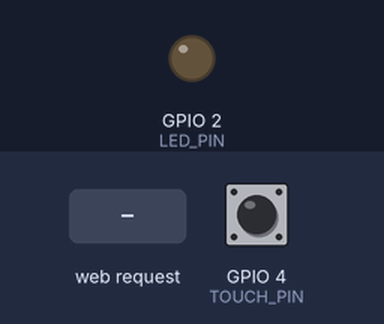
Recording of a sketch running on a simulated ESP32. Parts: output pins drawn as LEDs (lit = HIGH). Dashed ring = blinking. The inputs (shaded band) are chosen by the test bench; at power-on: GPIO 4 (TOUCH_PIN) HIGH. What the sketch prints to the serial monitor is not drawn.

Above: at 1.2 s.
1.3 s: HTTP request GET /arm received
At 1.55 s:
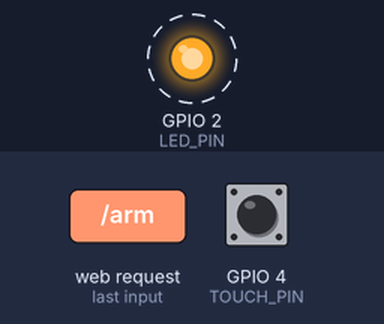
4.8 s: HTTP request GET /disarm received
At 5.9 s:
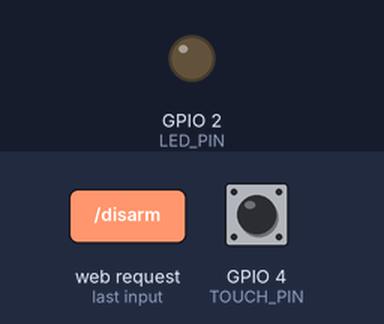
Timing chart, 0 to 7.8 s (numbered marks = the images above; inputs shaded):
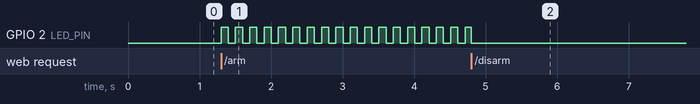

The sketch:

hmwk-alarm.ino
```cpp
#include <WiFi.h>
#include <WebServer.h>

// ========== AP 热点配置 ==========
const char* ap_ssid = "ESP32-LAB210";
const char* ap_pass = "12345678";

// ========== 引脚与PWM配置 ==========
#define TOUCH_PIN 4
#define LED_PIN 2
const int pwmFreq = 5000;
const int pwmResolution = 8;

// ========== 系统状态定义 ==========
const int STATE_DISARMED = 0;   // 撤防
const int STATE_ARMED = 1;      // 布防
const int STATE_ALARMING = 2;   // 报警中
volatile int systemState = STATE_DISARMED;

// ========== 触摸检测变量（边缘检测 + 软件防抖） ==========
bool lastTouchState = false;
unsigned long lastDebounceTime = 0;
const unsigned long debounceDelay = 200;  // 防抖延时 200ms
const int touchThreshold = 200;            // 触摸阈值（根据串口打印值调整）

// ========== 报警闪烁变量（非阻塞式） ==========
unsigned long lastAlarmToggle = 0;
const int alarmInterval = 100;  // 100ms切换一次，每秒10次狂闪
bool alarmLedState = false;

// ========== Web服务器 ==========
WebServer server(80);

// 获取状态文本
String getStateText(int state) {
  switch (state) {
    case STATE_DISARMED: return "撤防中 (Disarmed)";
    case STATE_ARMED: return "布防中 (Armed)";
    case STATE_ALARMING: return "报警中 (ALARM!)";
    default: return "未知";
  }
}

// ========== 返回主页面（布防/撤防按钮 + 状态显示） ==========
void handleRoot() {
  String html = R"rawliteral(
<!DOCTYPE html>
<html lang="zh-CN">
<head>
  <meta charset="UTF-8">
  <meta name="viewport" content="width=device-width, initial-scale=1.0">
  <title>ESP32 物联网安防报警器</title>
  <style>
    body {
      font-family: Arial, sans-serif;
      text-align: center;
      margin: 0;
      padding: 40px 20px;
      background: #f5f5f5;
      transition: background 0.3s;
    }
    .container {
      max-width: 400px;
      margin: 0 auto;
      background: white;
      padding: 30px;
      border-radius: 16px;
      box-shadow: 0 4px 12px rgba(0,0,0,0.1);
    }
    h1 { color: #333; margin-bottom: 10px; }
    .subtitle { color: #666; font-size: 14px; margin-bottom: 30px; }
    #statusBox {
      font-size: 20px;
      font-weight: bold;
      padding: 15px;
      border-radius: 8px;
      margin-bottom: 30px;
      background: #e0e0e0;
      color: #555;
      transition: all 0.3s;
    }
    .status-armed { background: #c8e6c9 !important; color: #2e7d32 !important; }
    .status-alarm { background: #ffcdd2 !important; color: #c62828 !important; animation: pulse 0.5s infinite alternate; }
    @keyframes pulse { from { opacity: 1; } to { opacity: 0.7; } }
    .btn {
      display: block;
      width: 100%;
      padding: 18px;
      margin: 12px 0;
      font-size: 18px;
      font-weight: bold;
      border: none;
      border-radius: 10px;
      cursor: pointer;
      transition: transform 0.1s, opacity 0.2s;
    }
    .btn:active { transform: scale(0.98); }
    .btn-arm { background: #4CAF50; color: white; }
    .btn-arm:hover { background: #45a049; }
    .btn-disarm { background: #f44336; color: white; }
    .btn-disarm:hover { background: #da190b; }
    #alarmBox {
      display: none;
      margin-top: 20px;
      font-size: 48px;
      animation: shake 0.3s infinite;
    }
    @keyframes shake { 0% { transform: translate(0,0); } 25% { transform: translate(-5px,0); } 50% { transform: translate(5px,0); } 75% { transform: translate(-5px,0); } 100% { transform: translate(0,0); } }
    .info { margin-top: 20px; font-size: 12px; color: #999; }
  </style>
</head>
<body>
  <div class="container">
    <h1>🏠 安防主机</h1>
    <div class="subtitle">ESP32 物联网安防报警器</div>

    <div id="statusBox">加载中...</div>

    <button class="btn btn-arm" onclick="arm()">🔒 布防 (Arm)</button>
    <button class="btn btn-disarm" onclick="disarm()">🔓 撤防 (Disarm)</button>

    <div id="alarmBox">🚨 入侵报警！</div>

    <div class="info">触摸引脚: GPIO4 | LED: GPIO2</div>
  </div>

  <script>
    function updateUI(data) {
      const box = document.getElementById('statusBox');
      const alarm = document.getElementById('alarmBox');
      const body = document.body;

      box.innerText = '当前状态: ' + data.text;
      box.className = '';

      if (data.state == 0) {
        body.style.background = '#f5f5f5';
        alarm.style.display = 'none';
      } else if (data.state == 1) {
        box.classList.add('status-armed');
        body.style.background = '#e8f5e9';
        alarm.style.display = 'none';
      } else if (data.state == 2) {
        box.classList.add('status-alarm');
        body.style.background = '#ffebee';
        alarm.style.display = 'block';
      }
    }

    function arm() {
      fetch('/arm').then(r => r.text()).then(() => updateStatus());
    }

    function disarm() {
      fetch('/disarm').then(r => r.text()).then(() => updateStatus());
    }

    function updateStatus() {
      fetch('/status')
        .then(r => r.json())
        .then(data => updateUI(data))
        .catch(err => console.error(err));
    }

    // 页面加载时更新状态，并每秒轮询
    updateStatus();
    setInterval(updateStatus, 1000);
  </script>
</body>
</html>
)rawliteral";

  server.send(200, "text/html; charset=UTF-8", html);
}

// ========== 布防 ==========
void handleArm() {
  if (systemState == STATE_DISARMED) {
    systemState = STATE_ARMED;
    lastTouchState = false;  // 重置触摸状态，防止布防瞬间误触发
    Serial.println("用户操作: 布防");
    server.send(200, "text/plain", "Armed");
  } else {
    server.send(200, "text/plain", "Already Armed or Alarming");
  }
}

// ========== 撤防 ==========
void handleDisarm() {
  systemState = STATE_DISARMED;
  alarmLedState = false;
  ledcWrite(LED_PIN, 0);  // LED强制熄灭
  Serial.println("用户操作: 撤防，系统重置");
  server.send(200, "text/plain", "Disarmed");
}

// ========== 查询状态（JSON） ==========
void handleStatus() {
  String json = "{\"state\":";
  json += systemState;
  json += ",\"text\":\"";
  json += getStateText(systemState);
  json += "\"}";
  server.send(200, "application/json", json);
}

// ========== 404 ==========
void handleNotFound() {
  server.send(404, "text/plain", "Not Found");
}

void setup() {
  Serial.begin(115200);

  // 初始化PWM
  ledcAttach(LED_PIN, pwmFreq, pwmResolution);
  ledcWrite(LED_PIN, 0);  // 初始熄灭

  // 开启AP热点
  WiFi.mode(WIFI_AP);
  WiFi.softAP(ap_ssid, ap_pass);

  Serial.println("\n=== 物联网安防报警器已启动 ===");
  Serial.print("热点名称: ");
  Serial.println(ap_ssid);
  Serial.print("访问地址: http://");
  Serial.println(WiFi.softAPIP());

  // 注册路由
  server.on("/", handleRoot);
  server.on("/arm", handleArm);
  server.on("/disarm", handleDisarm);
  server.on("/status", handleStatus);
  server.onNotFound(handleNotFound);

  server.begin();
  Serial.println("Web服务器已启动");
}

void loop() {
  // 处理Web客户端请求
  server.handleClient();

  unsigned long currentTime = millis();

  // ========== 触摸检测（仅在布防状态下执行） ==========
  if (systemState == STATE_ARMED) {
    int touchValue = touchRead(TOUCH_PIN);
    bool currentTouchState = (touchValue < touchThreshold);

    // 边缘检测：上一次未触摸，当前被触摸（按下瞬间）
    if (currentTouchState && !lastTouchState) {
      // 软件防抖：距离上次有效触发超过 debounceDelay
      if (currentTime - lastDebounceTime > debounceDelay) {
        lastDebounceTime = currentTime;
        systemState = STATE_ALARMING;
        Serial.println("⚠️ 触摸触发！进入报警状态！");
      }
    }
    lastTouchState = currentTouchState;
  }

  // ========== 报警闪烁处理（非阻塞式） ==========
  if (systemState == STATE_ALARMING) {
    if (currentTime - lastAlarmToggle >= alarmInterval) {
      lastAlarmToggle = currentTime;
      alarmLedState = !alarmLedState;
      ledcWrite(LED_PIN, alarmLedState ? 255 : 0);
    }
  } else if (systemState == STATE_DISARMED) {
    // 撤防状态：确保LED熄灭
    if (alarmLedState) {
      alarmLedState = false;
      ledcWrite(LED_PIN, 0);
    }
  } else if (systemState == STATE_ARMED) {
    // 布防状态：LED微弱常亮作为布防指示灯（如不需要可改为0）
    ledcWrite(LED_PIN, 30);
  }

  // 调试打印：每2秒输出一次触摸值和系统状态
  static unsigned long lastDebugTime = 0;
  if (currentTime - lastDebugTime > 2000) {
    lastDebugTime = currentTime;
    Serial.print("触摸值: ");
    Serial.print(touchRead(TOUCH_PIN));
    Serial.print(" | 系统状态: ");
    Serial.println(getStateText(systemState));
  }
}
```

Measured:
- after the input at 1.3 s, GPIO 2 (LED_PIN): alternates HIGH for 0.10 s and LOW for 0.10 s, starting at once
- after the input at 4.8 s, GPIO 2 (LED_PIN): goes on until 4.8 s, then stays LOW
